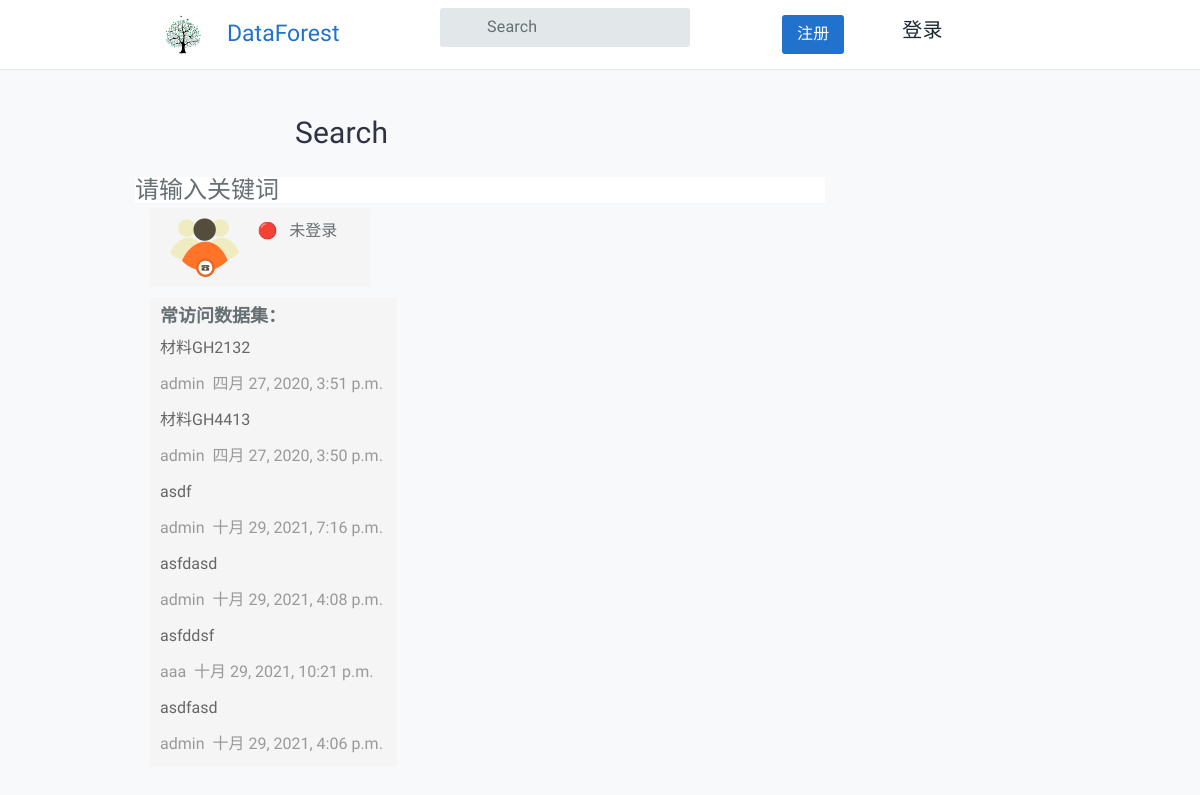
The page /question/search/ on the database as committed earlier.
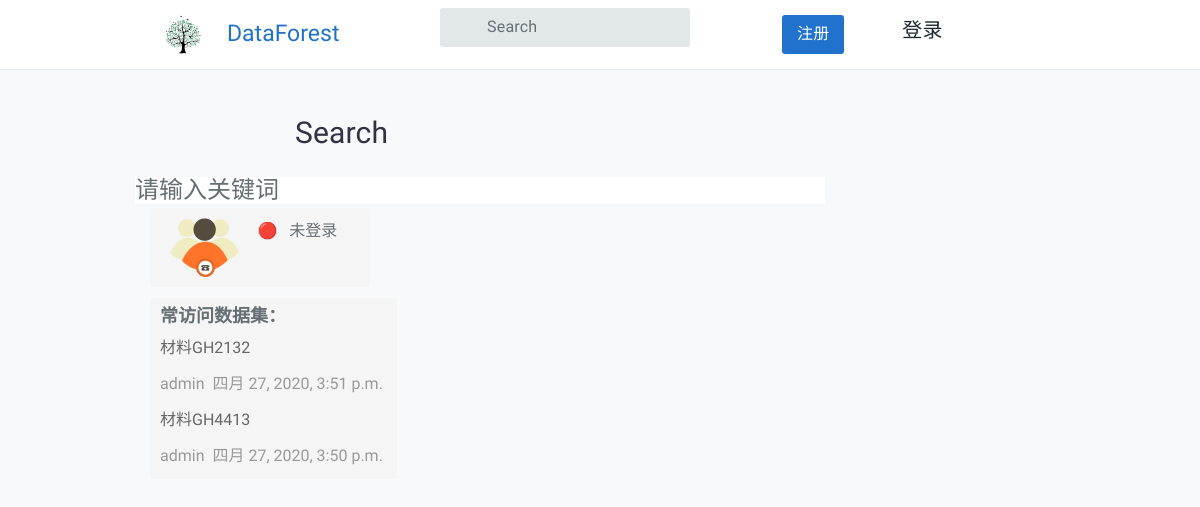
The same page on the database as committed later.
### QuestionApp/models.py (models this page shows, shortened)
class Question(models.Model):
    user = models.ForeignKey(User, verbose_name='提问者', related_name='questions', on_delete=models.CASCADE)
    questionTitle = models.CharField('问题标题', max_length=40, unique=True, blank=False)
    questionCategory = models.ForeignKey('CategoryApp.Category', verbose_name='板块名称', on_delete=models.CASCADE)
    questionDescription = models.TextField('详细描述')
    created = models.DateTimeField(default=timezone.now, verbose_name='发布日期')
    publishDate = models.DateTimeField(auto_now=True, verbose_name='更新日期')
    goodNum = models.IntegerField(default=0, verbose_name='赞数')
    badNum = models.IntegerField(default=0, verbose_name='反对数')
    grade = models.IntegerField(default=0, verbose_name='综合质量')
    collect = models.ManyToManyField(User, related_name='collect_question', verbose_name='收藏', blank=True)
    users_like = models.ManyToManyField(User, related_name="questions_like", blank=True)
    users_unlike = models.ManyToManyField(User, related_name="questions_unlike", blank=True)
    views = models.IntegerField(default=0, verbose_name="阅读次数")

### QuestionApp/views.py (the view, shortened to what this page needs)
# urls.py: path('search/', views.search, name='search'),
def search(request):
    global keyword
    global question_list
    key = request.GET.get('keyword')
    if key is not None:
        keyword = key
    err_msg = ''
    t = request.GET.get('type')
    type = t
    if not keyword:
        err_msg = '请输入关键词'
        return render(request, 'question/search.html', {'err_msg': err_msg,
                                                        'question_2': Question.objects.all().order_by('-views',
                                                                                                      'created',
                                                                                                      'questionTitle')[
                                                                      :10]})

### templates/question/search.html (shortened to what this page needs)
{% extends 'index.html' %}
{% load static %}
{% block content %}
<div class="col-sm-9">
    <div class="tt-topic-list">
        <div class="tt-list-header">
            <div class="tt-col-topic" style="margin-left:130px">
                <h2>Search</h2>
            </div>
        </div>
    </div>
    <div class="tt-single-topic-list">
        {% if err_msg %}
        <div class="tt-item">
            <div class="tt-item-header">
                <h3>
                    <p>{{ err_msg }}</p>
                </h3>
            </div>
        </div>
            {% endif %}
        </div>
    </div>
</div>
{% endblock %}
{% block left %}
       <div class="col-sm-3" >
                    <div class="side-bar-well clearfix" style="position: fixed;">
                        <div class="col-sm-5"><img src="{% static 'images/support.png' %}"></div>
                        <div class="col-sm-7">
                            {% if user.username %}
                            <p class="side-bar-well-title">{{user.username}}</p>
                            <p>🟢&nbsp;&nbsp;&nbsp;正在登录</p>
                            {% else %}
                            <p>🔴&nbsp;&nbsp;&nbsp;未登录</p>
                            {% endif %}
                        </div>
                    </div>
                    <div class="side-bar-well" style="position: fixed; margin-top:90px">
                        <strong class="side-bar-well-title">常访问数据集：</strong>
                        {% for question in question_2 %}
                        <a href="{% url 'question:question_content' question_id=question.id %}" class="news-item">
                            <div class="news-title">{{question.questionTitle}}</div>
                        </a>
                        <div class="news-info">
                            <span>{{ question.user }}</span>
                            <span>&nbsp{{question.created}}&nbsp</span>
                        </div>
                        {% endfor %}
                    </div>
                </div>
{% endblock %}

### templates/index.html (shortened to what this page needs)
{% load static %}
<!DOCTYPE html>
<html lang="zh-cn">
<head>
    <link rel="stylesheet" href="{% static 'css/bootstrap.css' %}">
    <link rel="stylesheet" href="{% static 'css/bootstrap-theme.css' %}">
    <link rel="stylesheet" href="{% static 'css/style.css' %}">
    <link rel="stylesheet" href="{% static 'css/main.css' %}">
</head>
<body>
    {% include "head.html" %}
    <main id="tt-pageContent" class="tt-offset-small">
        <div class="blank">
            <p>&nbsp</p>
        </div>
        <div class="container">
            {% block register %}
            <div class="row">
            {% block content %}{% endblock %}
                {% block left %}{% endblock %}
                {% endblock %}
            </div>
    </main>
</body>
</html>

### templates/head.html (shortened to what this page needs)
{% load static %}
{% load notifications_tags %}
{% notifications_unread as unread_count %}
<!DOCTYPE html>
<html lang="zh-CN">
<head>
    <link rel="stylesheet" href="{% static 'css/bootstrap.css' %}">
    <link rel="stylesheet" href="{% static 'css/main.css' %}">
    <link rel="stylesheet" href="{% static 'css/style.css' %}">
</head>
<body>
    <header id="tt-header">
        <div class="container">
            <div class="row tt-row no-gutters">
                <div class="col-auto">
                    <div class="tt-logo">
                        <a href="{% url 'question:index' page_id=1  %}"><img src="{% static 'images/IMG_0212.JPG' %}" alt=""></a>
                    </div>
                    <div class="tt-title">
                        <a href="{% url 'question:index' page_id=1 %}"><span style="font-size:23px">DataForest</span></a>
                    </div>
                    {% if user.is_superuser %}
                    <div class="tt-desktop-menu">
                        <nav>
                            <ul>
                                <li><a href="{% url 'question:add_question' %}"><span style="font-size:20px">添加数据集🌲</span></a></li>
                            </ul>
                        </nav>
                    </div>
                    {% else %}
                    <div class="tt-desktop-menu">
                        <nav>
                            <ul>
                                <li><span style="font-size:20px">&nbsp;&nbsp;&nbsp;&nbsp;&nbsp;&nbsp;&nbsp;&nbsp;</span></li>
                            </ul>
                        </nav>
                    </div>
{% endif %}
                    <div class="tt-search">
                        <form class="search-wrapper" role="search" method="get" action="{%url 'question:search' %}">
                            <div class="form-group">
                                <input type="search" class="tt-search__input" name="keyword" placeholder="Search"
                                    required>
                            </div>
                        </form>
                    </div>
                    <div class="tt-desktop-menu">
                        <nav>
                            <ul>
                                <p>&nbsp&nbsp&nbsp&nbsp</p>
                            </ul>
                        </nav>
                    </div>
                    <div class="col-auto">
                        <div class="tt-account-btn">
                            <a href="{% url 'account:user_register' %}" class="btn btn-secondary"><span>注册</span></a>
                        </div>
                    </div>
                    <div class="tt-desktop-menu">
                        <nav>
                            <ul>
                                    {% if user.is_authenticated %}
                                    <li>
                                        <a href="#">
                                            {% if unread_count %}
                                                <svg viewBox="0 0 8 8"
                                                     width="8px"
                                                     height="8px">
                                                    <circle cx="4"
                                                            cy="4"
                                                            r="4"
                                                            fill="#ff6b6b"
                                                            ></circle>
                                                </svg>
                                            {% endif %}
                                            <span>
                                            {% if user.userinfo.photo %}
                                            <img src="{{ user.userinfo.photo | striptags }}" height="40" width="40"
                                                 class="img-circle" id="my_photo" name="user_face">
                                            {% else %}
                                            <img name="user_face" src="{% static 'images/default.jpg' %}" height="35" width="35"
                                                 class="img-circle" width="270px" id="my_photo">
                                            {% endif %}
                                            </span>
                                            </a>
                                        <ul>
                                            <li><a href="{% url 'question:my_center' %}">我的主页</a></li>
                                            <li><a href="{% url 'notice:list' %}">通知
                                                {% if unread_count %}
                                                <span class="badge badge-danger" >{{ unread_count }}</span>
                                                {% endif %}
                                            </a> </li>
                                            <li><a href="{% url 'account:user_logout' %}">退出</a></li>
                                        </ul>
                                    {% else %}
                                    <li>
                                        <a href="{% url 'account:user_login' %}" style="font-size:20px">登录</a>
                                    </li>
                                    {% endif %}
                            </ul>
                        </nav>
                    </div>
                </div>
            </div>
        </div>
    </header>
</body>

### static/css/main.css (style rules this page uses)
.side-bar-well { padding: 5px; background: #f5f5f5; margin-bottom: 10px; border-radius: 3px; }
.side-bar-well-title { font-size: 18px; padding:0px; margin-bottom: 0cm; }
.news-item { display: block; color: #666; }
.side-bar-well > * { padding: 5px; }
.news-info { color: #999; padding: 5px; }

Rows that differ between the two databases and show on the page:
removed Question: questionTitle "asdf", user "admin", created "十月 29, 2021, 7:16 p.m."
removed Question: questionTitle "asfdasd", user "admin", created "十月 29, 2021, 4:08 p.m."
removed Question: questionTitle "asfddsf", user "aaa", created "十月 29, 2021, 10:21 p.m."
removed Question: questionTitle "asdfasd", user "admin", created "十月 29, 2021, 4:06 p.m."
